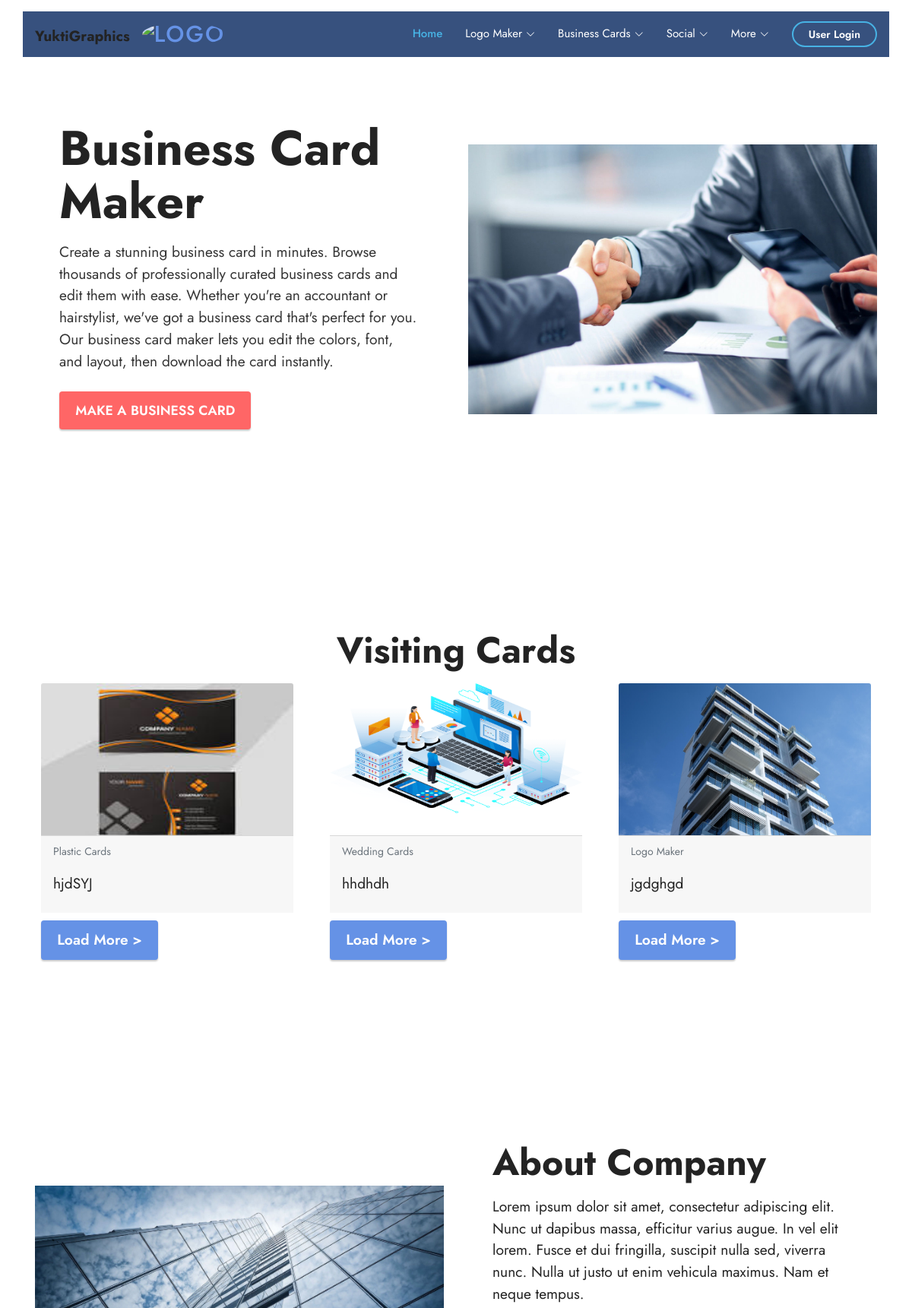
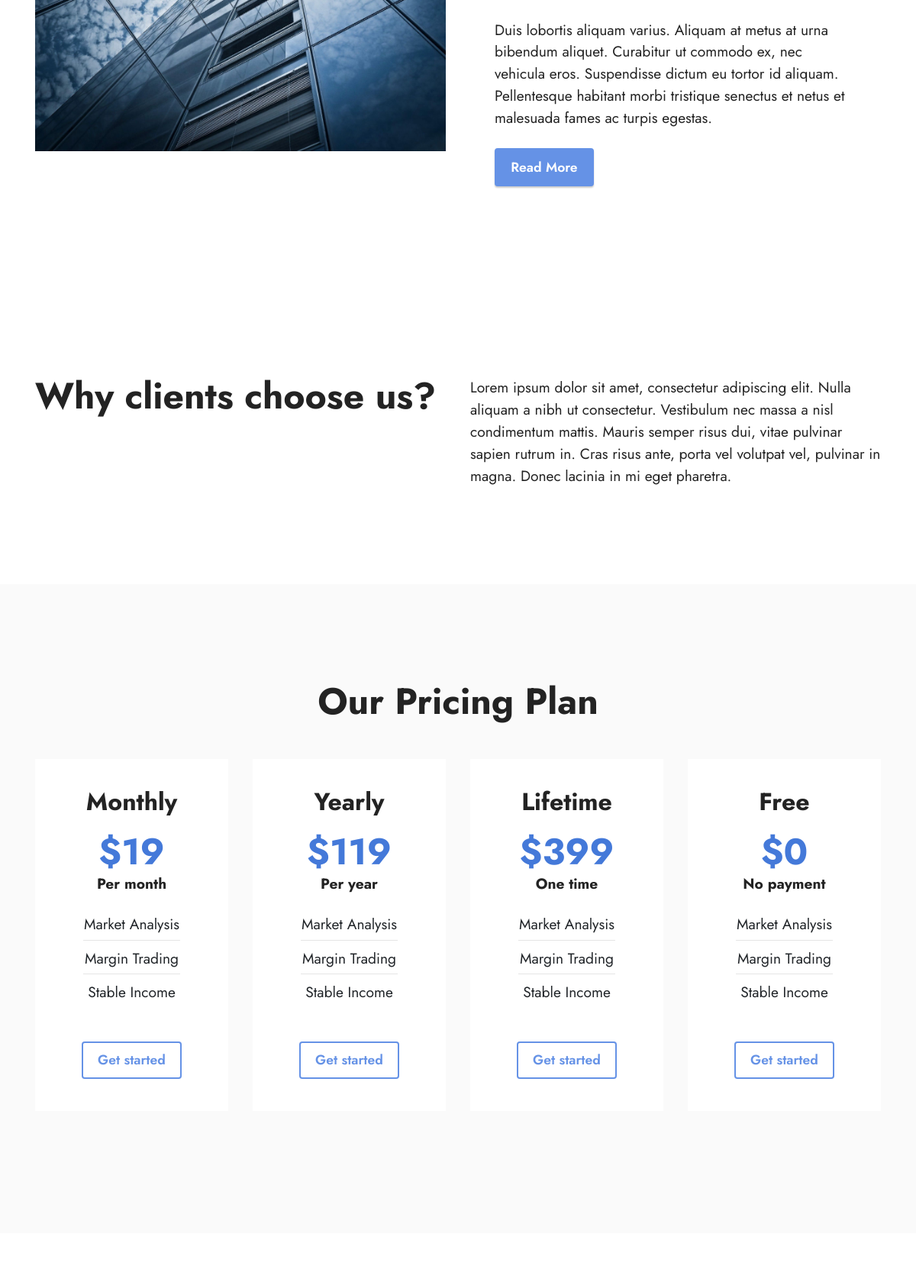
The page / (upper part) on the database its author committed (2 pictures, top to bottom).
### YG/models.py (models this page shows, shortened)
class Card(models.Model):
    title = models.CharField(max_length=255)
    description = models.TextField()
    category = models.ForeignKey(Category, on_delete=models.CASCADE)
    price = models.DecimalField(max_digits=8, decimal_places=2, default=0.0)
    image = models.ImageField(upload_to='card_images/', blank=True, null=True)

class Category(models.Model):
    name = models.CharField(max_length=255, unique=True)
    def __str__(self):
        return self.name

### YG/views.py (the view)
# urls.py: path('',index,name="index"),
def index(request):
    category = Category.objects.all()
    card = Card.objects.all()
    return render(request,'index.html',{'card': card, 'category': category})

### YG/templates/index.html (shortened to what this page needs)
<!DOCTYPE html>
<html lang="en">
{% load static %}
{% include 'navigation.html' %}
<head>
  <link href="{% static '/vendor/bootstrap/css/bootstrap.min.css' %}" rel="stylesheet">
  <link href="{% static '/vendor/bootstrap-icons/bootstrap-icons.css' %}" rel="stylesheet">
  <link href="{% static '/vendor/boxicons/css/boxicons.min.css' %}" rel="stylesheet">
  <link href="{% static '/vendor/glightbox/css/glightbox.min.css' %}" rel="stylesheet">
  <link href="{% static '/vendor/remixicon/remixicon.css' %}" rel="stylesheet">
  <link href="{% static '/vendor/swiper/swiper-bundle.min.css' %}" rel="stylesheet">
  <link href="{% static 'css/styles.css' %}" rel="stylesheet">
  <link rel="stylesheet" href="static/assets/web/assets/mobirise-icons2/mobirise2.css">
  <link rel="stylesheet" href="static/assets/bootstrap/css/bootstrap.min.css">
  <link rel="stylesheet" href="static/assets/bootstrap/css/bootstrap-grid.min.css">
  <link rel="stylesheet" href="static/assets/bootstrap/css/bootstrap-reboot.min.css">
  <link rel="stylesheet" href="static/assets/dropdown/css/style.css">
  <link rel="stylesheet" href="static/assets/socicon/css/styles.css">
  <link rel="stylesheet" href="static/assets/theme/css/style.css">
  <link rel="preload" as="style" href="static/assets/mobirise/css/mbr-additional.css"><link rel="stylesheet" href="static/assets/mobirise/css/mbr-additional.css" type="text/css">
</head>
<body>
  <section data-bs-version="5.1" class="header14 cid-sFzxmVl7J6" id="header14-1f">
    <div class="container">
        <div class="row justify-content-center align-items-center">
            <div class="col-12 col-md-6 image-wrapper">
                <img src="static/assets/images/mbr-1256x829.jpg" alt="Mobirise Website Builder">
            </div>
            <div class="col-12 col-md">
                <div class="text-wrapper">
                    <h1 class="mbr-section-title mbr-fonts-style mb-3 display-1"><strong>Business Card Maker</strong></h1>
                    <p class="mbr-text mbr-fonts-style display-7">
                        Create a stunning business card in minutes. Browse thousands of professionally curated business cards and edit them with ease. Whether you're an accountant or hairstylist, we've got a business card that's perfect for you. Our business card maker lets you edit the colors, font, and layout, then download the card instantly.</p>
                    <div class="mbr-section-btn mt-3"><a class="btn btn-secondary display-4" href="{% url 'make_business_card' %}">MAKE A BUSINESS CARD</a></div>
                </div>
            </div>
        </div>
    </div>
</section>
{% block content %}
<section data-bs-version="5.1" class="features3 cid-tYwYkp0vdm" id="features3-0">
  <div class="container">
      <div class="mbr-section-head">
          <h4 class="mbr-section-title mbr-fonts-style align-center mb-0 display-2">
              <strong>Visiting Cards</strong></h4>
      </div>
    <div class="row">
        {% for x in card %}
         <div class="col-sm-4">
          <div class="card m-2">
           <img src="{{x.image.url}}" alt="" class="card-img-top" height="200px">
           <div class="card-footer">
            <small class="text-muted">{{x.category}}</small>
            <p class="mbr-text mbr-fonts-style mt-3 display-7">{{x.description}}</p>
           </div>
           <div class="mbr-section-btn item-footer mt-2"><a href="/cards/{{x.card_id}}" class="btn btn-primary item-btn display-7">Load More
            &gt;</a></div>
          </div>
         </div>
        {% endfor %}
    </div>
</section>
{% endblock %}
<section data-bs-version="5.1" class="header14 cid-sFzz5E692j" id="header14-1j">
    <div class="container">
        <div class="row justify-content-center align-items-center">
            <div class="col-12 col-md-6 image-wrapper">
                <img src="static/assets/images/mbr-1256x837.jpg" alt="Mobirise Website Builder">
            </div>
            <div class="col-12 col-md">
                <div class="text-wrapper">
                    <h1 class="mbr-section-title mbr-fonts-style mb-3 display-2">
                        <strong>About Company</strong></h1>
                    <p class="mbr-text mbr-fonts-style display-7">
                        Lorem ipsum dolor sit amet, consectetur adipiscing elit. Nunc ut dapibus massa, efficitur varius augue. In vel elit lorem. Fusce et dui fringilla, suscipit nulla sed, viverra nunc. Nulla ut justo ut enim vehicula maximus. Nam et neque tempus.<br><br>Duis lobortis aliquam varius. Aliquam at metus at urna bibendum aliquet. Curabitur ut commodo ex, nec vehicula eros. Suspendisse dictum eu tortor id aliquam. Pellentesque habitant morbi tristique senectus et netus et malesuada fames ac turpis egestas.<br></p>
                    <div class="mbr-section-btn mt-3"><a class="btn btn-primary display-4" href="">Read More</a></div>
                </div>
            </div>
        </div>
    </div>
</section>
<section data-bs-version="5.1" class="content10 cid-sFAZRnJnnI" id="content10-22">
    <div class="container">
        <div class="row justify-content-center">
            <div class="col-12 col-md">
                <h6 class="mbr-section-subtitle mbr-fonts-style mb-4 display-2"><strong>Why clients choose us?</strong></h6>
            </div>
            <div class="col-md-12 col-lg-6">
                <p class="mbr-text mbr-fonts-style display-7">Lorem ipsum dolor sit amet, consectetur adipiscing elit. Nulla aliquam a nibh ut consectetur. Vestibulum nec massa a nisl condimentum mattis. Mauris semper risus dui, vitae pulvinar sapien rutrum in. Cras risus ante, porta vel volutpat vel, pulvinar in magna. Donec lacinia in mi eget pharetra.</p>
            </div>
        </div>
    </div>
</section>
<section data-bs-version="5.1" class="content4 cid-sFzIdnt1ra" id="content4-1q">
    <div class="container">
        <div class="row justify-content-center">
            <div class="title col-md-12 col-lg-10">
                <h3 class="mbr-section-title mbr-fonts-style align-center mb-4 display-2"><strong>Our Pricing Plan</strong></h3>
            </div>
        </div>
    </div>
</section>
<section data-bs-version="5.1" class="pricing2 cid-sFzDdjoEIw" id="pricing2-1k">
    <div class="container">
        <div class="row justify-content-center">
            <div class="col-12 col-md-6 align-center col-lg-3">
                <div class="plan">
                    <div class="plan-header">
                        <h6 class="plan-title mbr-fonts-style mb-3 display-5">
                            <strong>Monthly</strong>
                        </h6>
                        <div class="plan-price">
                            <p class="price mbr-fonts-style m-0 display-2"><strong>$19</strong></p>
                            <p class="price-term mbr-fonts-style mb-3 display-7"><strong>Per month</strong>
                            </p>
                        </div>
                    </div>
                    <div class="plan-body">
                        <div class="plan-list mb-4">
                            <ul class="list-group mbr-fonts-style list-group-flush display-7">
                                <li class="list-group-item">Market Analysis</li><li class="list-group-item">Margin Trading</li><li class="list-group-item">Stable Income</li>
                            </ul>
                        </div>
                        <div class="mbr-section-btn text-center"><a href="https://mobiri.se" class="btn btn-primary-outline display-4">Get started</a></div>
                    </div>
                </div>
            </div>
            <div class="col-12 col-md-6 align-center col-lg-3">
                <div class="plan">
                    <div class="plan-header">
                        <h6 class="plan-title mbr-fonts-style mb-3 display-5">
                            <strong>Yearly</strong>
                        </h6>
                        <div class="plan-price">
                            <p class="price mbr-fonts-style m-0 display-2"><strong>$119</strong></p>
                            <p class="price-term mbr-fonts-style mb-3 display-7"><strong>Per year</strong>
                            </p>
                        </div>
                    </div>
                    <div class="plan-body">
                        <div class="plan-list mb-4">
                            <ul class="list-group mbr-fonts-style list-group-flush display-7">
                                <li class="list-group-item">Market Analysis
</li><li class="list-group-item">Margin Trading
</li><li class="list-group-item">Stable Income</li>
                            </ul>
                        </div>
                        <div class="mbr-section-btn text-center"><a href="https://mobiri.se" class="btn btn-primary-outline display-4">Get started</a></div>
                    </div>
                </div>
            </div>
            <div class="col-12 col-md-6 align-center col-lg-3">
                <div class="plan">
                    <div class="plan-header">
                        <h6 class="plan-title mbr-fonts-style mb-3 display-5">
                            <strong>Lifetime</strong>
                        </h6>
                        <div class="plan-price">
                            <p class="price mbr-fonts-style m-0 display-2"><strong>$399</strong></p>
                            <p class="price-term mbr-fonts-style mb-3 display-7"><strong>One time</strong>
                            </p>
                        </div>
                    </div>
                    <div class="plan-body">
                        <div class="plan-list mb-4">
                            <ul class="list-group mbr-fonts-style list-group-flush display-7">
                                <li class="list-group-item">Market Analysis
</li><li class="list-group-item">Margin Trading
</li><li class="list-group-item">Stable Income</li>
                            </ul>
                        </div>
                        <div class="mbr-section-btn text-center"><a href="https://mobiri.se" class="btn btn-primary-outline display-4">Get started</a></div>
                    </div>
                </div>
            </div>
            <div class="col-12 col-md-6 align-center col-lg-3">
                <div class="plan">
                    <div class="plan-header">
                        <h6 class="plan-title mbr-fonts-style mb-3 display-5">
                            <strong>Free</strong>
                        </h6>
                        <div class="plan-price">
                            <p class="price mbr-fonts-style m-0 display-2"><strong>$0</strong></p>
                            <p class="price-term mbr-fonts-style mb-3 display-7"><strong>No payment</strong>
                            </p>
                        </div>
                    </div>
                    <div class="plan-body">
                        <div class="plan-list mb-4">
                            <ul class="list-group mbr-fonts-style list-group-flush display-7">
                                <li class="list-group-item">Market Analysis
</li><li class="list-group-item">Margin Trading
</li><li class="list-group-item">Stable Income</li>
                            </ul>
                        </div>
                        <div class="mbr-section-btn text-center"><a href="https://mobiri.se" class="btn btn-primary-outline display-4">Get started</a></div>
                    </div>
                </div>
            </div>
        </div>
    </div>
</section>
<section data-bs-version="5.1" class="team1 cid-sFzErVWEaH" id="team1-1o">
</section>
  {% include 'footer.html' %}
</body>
</html>

### YG/static/css/styles.css (style rules this page uses)
a { color: #47b2e4; text-decoration: none; }
h1, h2, h3, h4, h5, h6 { font-family: "Jost", sans-serif; }
section { padding: 60px 0; overflow: hidden; }

### YG/static/assets/theme/css/style.css (style rules this page uses)
section { background-color: #ffffff; }
body { font-style: normal; line-height: 1.5; font-weight: 400; color: #232323; position: relative; }
section, .container, .container-fluid { position: relative; word-wrap: break-word; }
a { font-style: normal; font-weight: 400; cursor: pointer; }
a, a:hover { text-decoration: none; }
.mbr-section-title { font-style: normal; line-height: 1.3; }
.mbr-section-subtitle { line-height: 1.3; }
.mbr-text { font-style: normal; line-height: 1.7; }
h1, h2, h3, h4, h5, h6, .display-1, .display-2, .display-4, .display-5, .display-7, span, p, a { line-height: 1; word-break: break-word; word-wrap: break-word; font-weight: 400; }
b, strong { font-weight: bold; }
section { background-position: 50% 50%; background-repeat: no-repeat; background-size: cover; }
.align-center { text-align: center; }
img, iframe { display: block; width: 100%; }
.card { background-color: transparent; border: none; }
.mbr-section-btn { margin-left: -0.6rem; margin-right: -0.6rem; font-size: 0; }
.btn { font-weight: 600; border-width: 1px; font-style: normal; margin: 0.6rem 0.6rem; white-space: normal; transition: all 0.2s ease-in-out; display: inline-flex; align-items: center; justify-content: center; word-break: break-word; }
.row { display: -webkit-flex; -webkit-flex-wrap: wrap; }
.justify-content-center { -webkit-justify-content: center; }
html, body { height: auto; min-height: 100vh; }
ul, ol, pre, blockquote { margin-bottom: 2.3125rem; }
.mb-4 { margin-bottom: 2rem !important; }
@media (min-width: 992px) { .container { padding-left: 16px; padding-right: 16px; } }
@media (min-width: 992px) { .row { margin-left: -16px; margin-right: -16px; } }
@media (min-width: 992px) { .row > [class*=col] { padding-left: 16px; padding-right: 16px; } }

### rows shown on the page
Card: image (picture), category "Plastic Cards", description "hjdSYJ"
Card: image (picture), category "Wedding Cards", description "hhdhdh"
Card: image (picture), category "Logo Maker", description "jgdghgd"
